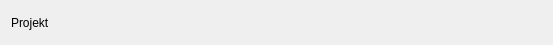
<?xml version="1.0" encoding="UTF-8"?>
<ui version="4.0">
 <class>Form</class>
 <widget class="QWidget" name="Form">
  <property name="geometry">
   <rect>
    <x>0</x>
    <y>0</y>
    <width>553</width>
    <height>45</height>
   </rect>
  </property>
  <property name="windowTitle">
   <string>Form</string>
  </property>
  <layout class="QVBoxLayout" name="verticalLayout">
   <item>
    <widget class="QLabel" name="label">
     <property name="text">
      <string>Projekt</string>
     </property>
    </widget>
   </item>
  </layout>
 </widget>
 <resources/>
 <connections/>
</ui>
